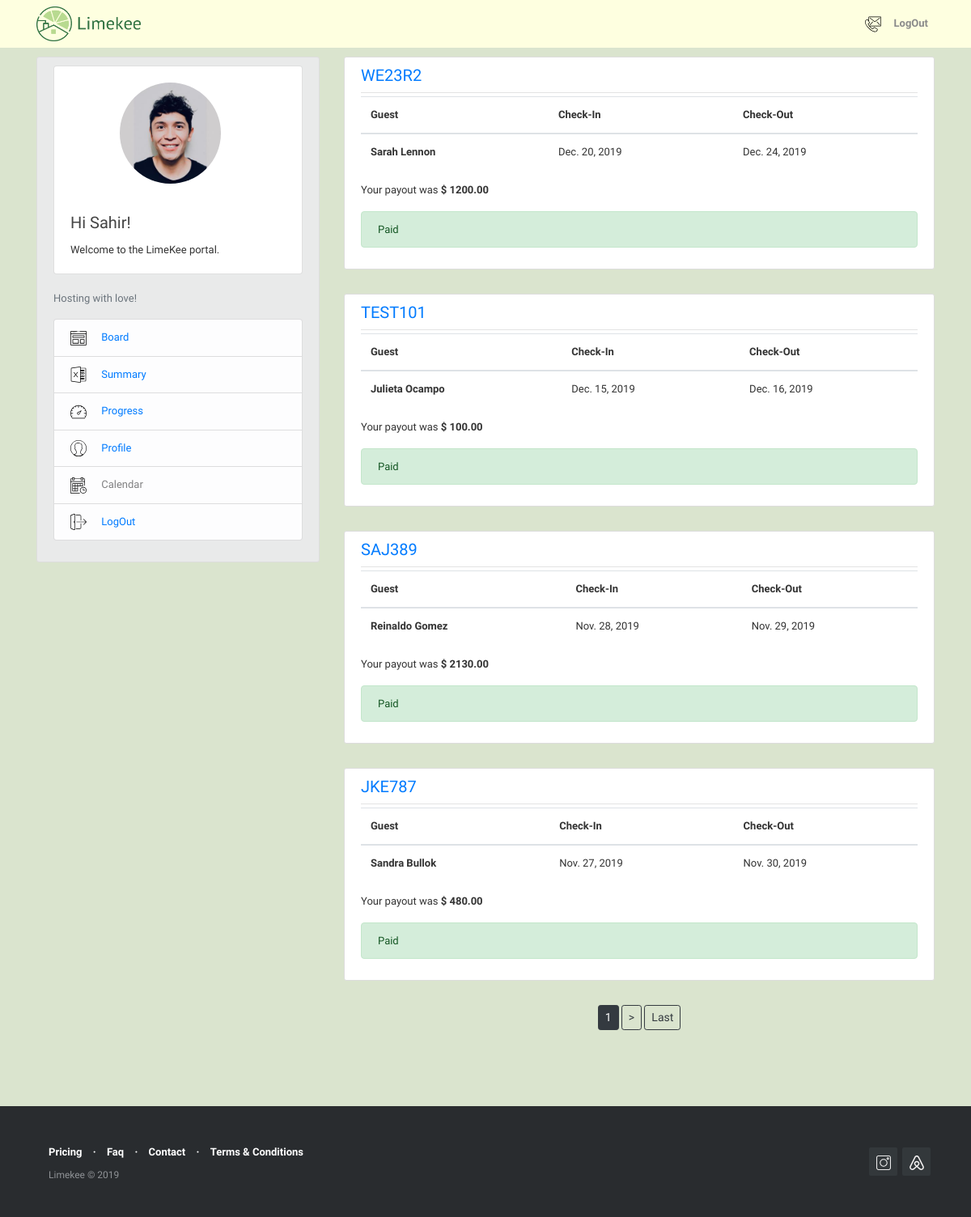
/reservation/ (signed in), run on the app's committed database.
### users/models.py (models this page shows, shortened)
class Profile(models.Model):
    user = models.OneToOneField(User, on_delete = models.CASCADE)
    first_name = models.CharField(max_length=30, blank=False)
    last_name = models.CharField(max_length=30, blank=False)
    phone_number = models.IntegerField(blank=True, null=True)
    image = models.ImageField (default = 'default.png', upload_to='profile_pics')

### reservations/models.py (models this page shows, shortened)
class Reservations(models.Model):
    confirmation_code = models.CharField(max_length=12, primary_key=True)
    host = models.ForeignKey(User, on_delete=models.CASCADE)
    guest = models.CharField(max_length=120)
    check_in = models.DateField(default=date.today)
    check_out = models.DateField(default=date.today)
    price = models.DecimalField(decimal_places=2, max_digits=1000)
    limekee_fee = models.DecimalField(decimal_places=2, max_digits=1000, blank=True, null=False, default=0)
    cleaning_fee = models.DecimalField (decimal_places=2, max_digits=1000, blank=True, null=False, default=0)
    total_due = models.DecimalField( decimal_places=2, max_digits=1000, default=0)
    notes = models.TextField(blank=True,null=False)
    paid = models.BooleanField(default=False)
    @property
    def total_due(self):
        return (self.limekee_fee + self.cleaning_fee)
    class Meta:
        permissions = [
            ("create_reservation", "Can create new reservation"),
        ]

### reservations/views.py (the view)
# urls.py: path('', ReservationListView.as_view(), name='reservation-home'),
class ReservationListView(ListView):
    model = Reservations
    template_name = 'reservations/reservations_list.html'
    context_object_name = 'reservations'
    ordering = ['-check_in']
    paginate_by = 4
    def get_queryset(self):
        user = get_object_or_404(User, username = self.request.user)
        return Reservations.objects.filter(host=user).order_by('-check_in')

### reservations/templates/reservations/reservations_list.html (shortened to what this page needs)
{% extends "blog/base.html" %}
{% block content %}
  {% if reservations %}
      {% for reservation in reservations %}
        <article class="media content-section">
            <div class="media-body">
                <div class="article-metadata">
                  <h5 class="article-title"> <a class="mr-2" href="{% url 'reservation-detail' reservation.pk %}">  {{ reservation.confirmation_code }}</a></h5>
                </div>
                <div class="table-responsive" >
                <table class="table table-hover">
                    <thead>
                        <tr>
                            <th scope="col">Guest</th>
                            <th scope="col">Check-In</th>
                            <th scope="col">Check-Out</th>
                        </tr>
                    </thead>
                    <tbody>
                        <tr>
                            <th scope="row">{{ reservation.guest }}</th>
                            <td>{{ reservation.check_in }}</td>
                            <td>{{ reservation.check_out }}</td>
                       </tr>
                   </tbody>
               </table>
               </div>
               <p class="article-content">  Your payout was <strong>$ {{ reservation.price }}</strong></p>
               {% if reservation.paid  %}
               <div class="alert alert-success" role="alert">
                  Paid
               </div>
               {% else %}
               <div class="alert alert-danger" role="alert">
                 Unpaid
                </div>
               {% endif %}
            </div>
        </article>
      {% endfor %}
  {% else %}
    <div class="alert alert-info" role="alert"> <h4 class="alert-heading">Huh ! </h4>Currently, you don't have any reservations registered with Limekee. <br> Your property manager will update shortly.</div>
  {% endif %}
  {% if is_paginated %}
    <div style="text-align: center;">
    {% for num in page_obj.paginator.page_range %}
          {% if page_obj.number == num %}
            <a class="btn btn-dark mb-4 btn-sm" href="?page={{ num }}">{{ num }}</a>
          {% elif num > page_obj.number|add:'-1' and num < page_obj.number|add:'1' %}
            <a class="btn btn-outline-dark mb-4 btn-sm" href="?page={{ num }}">{{ num }}</a>
          {% endif %}
        {% endfor %}
        {% if page_obj.has_next %}
           <a class="btn btn-outline-dark mb-4 btn-sm" href="?page={{ page_obj.next_page_number }}">></a>
           <a class="btn btn-outline-dark mb-4 btn-sm" href="?page={{ page_obj.paginator.num_pages }}">Last</a>
        {% endif %}
  {% endif %}
{% endblock content %}

### blog/templates/blog/base.html (shortened to what this page needs)
{% load static %}
<!DOCTYPE html>
<html>
  <head>
    <link rel="stylesheet" href="https://maxcdn.bootstrapcdn.com/bootstrap/4.0.0/css/bootstrap.min.css">
    <link rel="stylesheet" type="text/css" href="{% static 'blog/main2.css' %}">
	<link rel="stylesheet" type="text/css" href="{% static 'blog/footer-distributed1.css' %}">
  </head>
   <body>
     <header class="site-header">
        <nav class="navbar navbar-expand-md navbar-light bg-steel fixed-top" >
         <div class="container" style="font-weight: bold;">
            <a class="navbar-brand mr-4" href="https://www.limekee.com">
                <img src="/media/limekee_logo.png" style="width:130px; height:43px; margin-top:5px; margin-bottom:5px;" title="Limekee" alt="Limekee Logo">
            </a>
            <div class="collapse navbar-collapse" id="navbarToggle">
            <div class="navbar-nav">
              {% if user.is_authenticated %}
                <a class="nav-item nav-link font-weight-bold" href="https://www.limekee.com/contact"><img src="/media/svg/contact.svg" style="width:20px; height:20px; " alt="Contact us"> </a>
                <a class="nav-item nav-link font-weight-bold" href="{% url 'logout' %}">LogOut</a>
              {% else %}
                <a class="nav-item nav-link font-weight-bold" href="{% url 'login' %}">Login </a>
                <a class="nav-item nav-link font-weight-bold" href="{% url 'register' %}"> Sign Up</a>
              {% endif %}
            </div>
          </div>
        </div>
      </nav>
  </header>
  <main role="main" class="container">
  <div class="row">
      <div class="col-md-4">
        <div class="content-section" style="background-color:#E9EAEA">
            <div class="card" >
                <br>
                <div style="text-align: center;">
                {% if user.is_authenticated %}
                  <img class="rounded-circle account-img" src="{{user.profile.image.url}}" alt="Author picture">
                {% else %}
                  <img src="/media/key1.svg" class="card-img-top" style="width:150px; height:150px; text-align: center" alt="Limekee">
                {% endif %}
                </div>
                <div class="card-body">
                    <h5 class="card-title">Hi {{ user.username }}!</h5>
                    <p class="card-text">Welcome to the LimeKee portal.</p>
                </div>
            </div>
            {% if user.is_authenticated %}
              <div class="media" >
                <div class="media-body" >
                    <br>
                    <p class='text-muted'>Hosting with love!
                      <ul class="list-group">
                        <li class="list-group-item list-group-item-light"><img src="/media/svg/004-browser.svg" style="width:20px; height:20px; margin-right: 15px" alt="icon"> <a href="{% url 'reservation-home' %}">     Board</a></li>
                        <li class="list-group-item list-group-item-light"><img src="/media/svg/007-excel.svg" style="width:20px; height:20px;margin-right: 15px " alt="icon"> <a href="{% url 'reservations-summary' %}">     Summary</a></li>
                        <li class="list-group-item list-group-item-light"><img src="/media/svg/005-dashboard.svg" style="width:20px; height:20px; margin-right: 15px" alt="icon"> <a href="{% url 'reservations-progress' %}">    Progress</a></li>
                        <li class="list-group-item list-group-item-light"><img src="/media/svg/002-man.svg" style="width:20px; height:20px;margin-right: 15px " alt="icon"> <a href="{% url 'profile' %}">    Profile</a></li>
                        <li class="list-group-item list-group-item-light"><img src="/media/svg/003-calendar.svg" style="width:20px; height:20px;margin-right: 15px " alt="icon">    Calendar</li>
                        <li class="list-group-item list-group-item-light"><img src="/media/svg/006-logout.svg" style="width:20px; height:20px; margin-right: 15px" alt="icon"> <a href="{% url 'logout' %}">    LogOut</a></li>
                      </ul>
                    </p>
                </div>
              </div>
             {% endif %}
        </div>
      </div>
        <div class="col-md-8">
          {% block content %}{% endblock %}
        </div>
    </div>
  </main>
       <footer class="footer-distributed" style="font-family:'Libre Franklin';">
    			<div class="footer-right">
    				<a href="https://www.instagram.com/limekee.ny/"><img src="/media/svg/instagram.svg" style="width:18px; height:18px; " alt="Instagram"></a>
    				<a href="https://www.airbnb.com/"><img src="/media/svg/airbnb.svg" style="width:18px; height:18px; " alt="Airbnb"></a>
    			</div>
    			<div class="footer-left">
    				<p class="footer-links">
    					<a href="https://www.limekee.com/#price-section" style="margin-right:10px; margin-left:10px" > Pricing</a>
    					·
    					<a href="https://www.limekee.com/faq" style="margin-right:10px; margin-left:10px">Faq</a>
    					·
    					<a href="https://www.limekee.com/contact" style="margin-right:10px; margin-left:10px"> Contact</a>
                        ·
    					<a href="https://www.limekee.com/terms-of-service" style="margin-right:10px; margin-left:10px"> Terms & Conditions</a>
    				</p>
    				<p style="margin-right:10px; margin-left:10px">Limekee &copy; 2019</p>
    			</div>
       </footer>
  </body>
</html>

### blog/static/blog/main2.css (style rules this page uses)
body { background: #dae4ce; color: #333333; margin-top: 5rem; }
h1, h2, h3, h4, h5, h6 { color: #444444; }
ul { margin: 0; }
.container { margin-top: -10px; margin-bottom: -10px; }
.bg-steel { background-color: #feffe0; }
.site-header .navbar-nav .nav-link { color: #8a8a8a; }
.nav-item { font: font-weight-bold; }
.content-section { background: #ffffff; padding: 10px 20px; border: 1px solid #dddddd; border-radius: 3px; margin-bottom: 30px; }
.article-title { color: #444444; }
.article-content { white-space: pre-line; }
.article-metadata { padding-bottom: 1px; margin-bottom: 4px; border-bottom: 1px solid #e3e3e3 }
.account-img { height: 125px; width: 125px; margin-right: 20px; margin-bottom: 16px; }

### blog/static/blog/footer-distributed1.css (style rules this page uses)
.footer-distributed { background-color: #292c2f; box-shadow: 0 1px 1px 0 rgba(0, 0, 0, 0.12); box-sizing: border-box; width: 100%; text-align: left; font: normal 12px sans-serif; padding: 45px 50px; margin-top: 80px; }
.footer-distributed .footer-left p { color: #8f9296; font-size: 12px; margin: 0; }
.footer-distributed p.footer-links { font-size:13px; font-weight: bold; color: #ffffff; margin: 0 0 10px; padding: 0; }
.footer-distributed p.footer-links a { display:inline-block; line-height: 1.8; text-decoration: none; color: inherit; }
.footer-distributed .footer-right { float: right; margin-top: 6px; max-width: 180px; }
.footer-distributed .footer-right a { display: inline-block; width: 35px; height: 35px; background-color: #33383b; border-radius: 2px; font-size: 20px; color: #ffffff; text-align: center; line-height: 35px; margin-left: 3px; }

### blog/templates/blog/base.html (style rules this page uses)
body { font-family: 'Libre Franklin'; font-size: 13px; }

### data on the page
Reservations: confirmation_code "WE23R2", guest "Sarah Lennon", check_in "Dec. 20, 2019", check_out "Dec. 24, 2019", price "1200.00", paid "Paid"
Reservations: confirmation_code "TEST101", guest "Julieta Ocampo", check_in "Dec. 15, 2019", check_out "Dec. 16, 2019", price "100.00", paid "Paid"
Reservations: confirmation_code "SAJ389", guest "Reinaldo Gomez", check_in "Nov. 28, 2019", check_out "Nov. 29, 2019", price "2130.00", paid "Paid"
Reservations: confirmation_code "JKE787", guest "Sandra Bullok", check_in "Nov. 27, 2019", check_out "Nov. 30, 2019", price "480.00", paid "Paid"

### other printed values
{{ user.username }} "Sahir"
{{ num }} "1"
